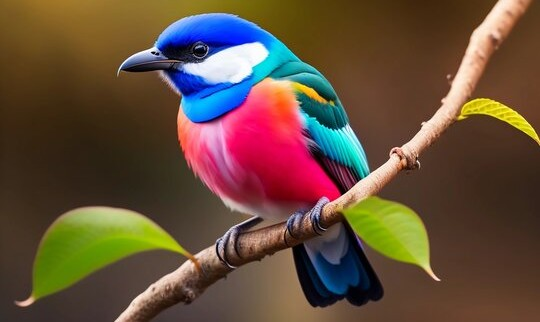
#> input picture bird.jpg, 540 x 322 px
$ python -i segmentasi.py   (imports and definitions only)
#> lines starting #> are read from the running program, lines starting #| are printed output that depends on the picture; after the words box and inside, x2 and y2 are one past the last pixel; in counts of white or black regions, pixels touching at a corner belong together
### morfologi.py
import numpy as np
import cv2

def improve_segmentation(binary):
    kernel = np.ones((18, 18), np.uint8)
    cleaned = cv2.morphologyEx(binary, cv2.MORPH_OPEN, kernel)

    # Sure background area
    sure_bg = cv2.dilate(cleaned, kernel, iterations=3)

    return cleaned, sure_bg

### segmentasi.py
import cv2
import numpy as np
from morfologi import improve_segmentation


def segment_image(image_path):
    # Load image
#> called with image_path = 'bird.jpg'
    image = cv2.imread(image_path)
#> image is the input picture: shape (322, 540, 3); mean B, G, R 59.5, 78, 100.7
    image_rgb = cv2.cvtColor(image, cv2.COLOR_BGR2RGB)

    # Convert to grayscale
    gray = cv2.cvtColor(image, cv2.COLOR_BGR2GRAY)
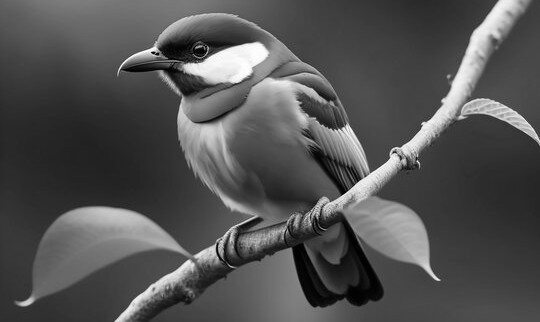
#> gray: shape (322, 540); min 0, max 254, mean 82.7

    # Apply threshold to create binary image
    _, binary = cv2.threshold(gray, 0, 255, cv2.THRESH_BINARY_INV + cv2.THRESH_OTSU)
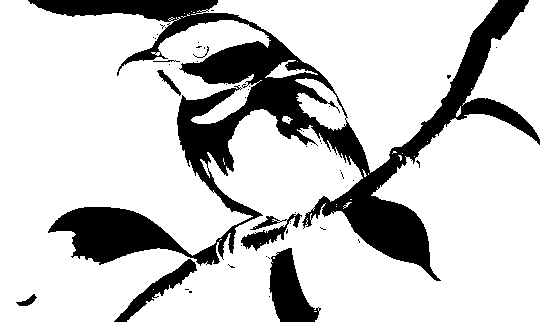
#> binary: shape (322, 540); 79.4% white; 47 black regions (39 under 20 px), largest, box (x1, y1, x2, y2) and area: (28, 0, 540, 281) 31376, (269, 248, 321, 322) 2146, (114, 259, 197, 322) 1121

    # Remove noise with morphological operations
    opening, sure_bg = improve_segmentation(binary)
#> in improve_segmentation, `cleaned = cv2.morphologyEx(binary, cv2.MORPH_OPEN, kernel)`: cleaned: shape (322, 540); 73.8% white; 2 black regions, box (x1, y1, x2, y2) and area: (29, 0, 540, 322) 45380, (17, 295, 38, 307) 106
#> in improve_segmentation, `sure_bg = cv2.dilate(cleaned, kernel, iterations=3)`: sure_bg: shape (322, 540); 99.7% white; 1 black region, box (x1, y1, x2, y2) and area: (232, 74, 278, 89) 521

    # Sure foreground area
    dist_transform = cv2.distanceTransform(opening, cv2.DIST_L2, 5)
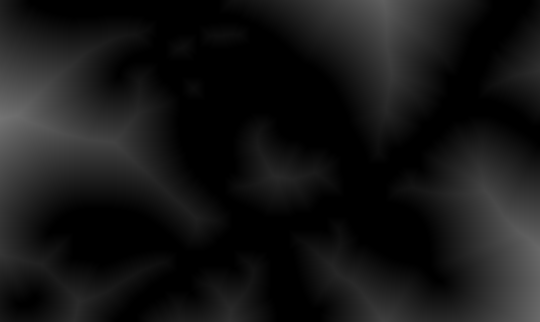
#> dist_transform: shape (322, 540) float32; min 0, max 115.6, mean 21.9
    _, sure_fg = cv2.threshold(dist_transform, 0.7 * dist_transform.max(), 255, 0)
#> sure_fg: shape (322, 540) float32; 3.2% white; 3 white regions, box (x1, y1, x2, y2) and area: (0, 81, 59, 163) 2771, (506, 219, 540, 322) 2344, (359, 0, 399, 24) 499

    # Unknown region
    sure_fg = np.uint8(sure_fg)
    unknown = cv2.subtract(sure_bg, sure_fg)
#> unknown: shape (322, 540); 96.5% white; 4 black regions, box (x1, y1, x2, y2) and area: (0, 81, 59, 163) 2771, (506, 219, 540, 322) 2344, (232, 74, 278, 89) 521, (359, 0, 399, 24) 499

    # Marker labelling
    _, markers = cv2.connectedComponents(sure_fg)
#> markers: shape (322, 540) int32; 4 distinct labels, from 0 to 3

    # Add one to all labels so that sure background is not 0
    markers = markers + 1
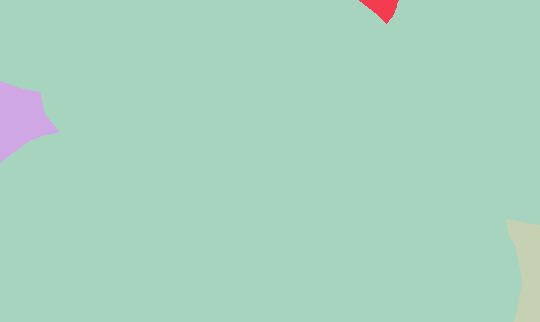
#> markers: shape (322, 540) int32; 4 distinct labels, from 1 to 4; one colour per label, 0 black

    # Mark the unknown region with 0
    markers[unknown == 255] = 0
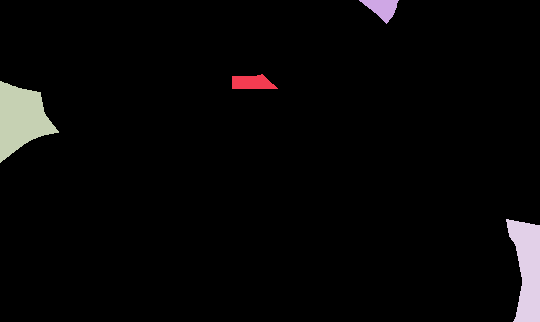
#> markers: shape (322, 540) int32; 5 distinct labels, from 0 to 4; one colour per label, 0 black

    # Apply the Watershed algorithm
    markers = cv2.watershed(image, markers)
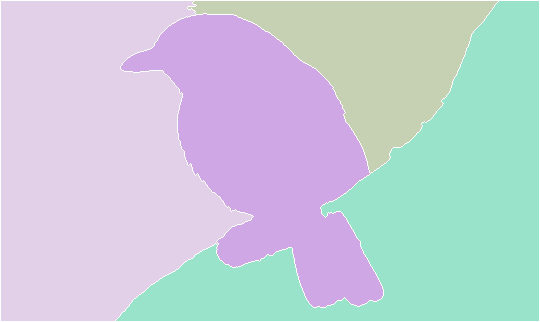
#> markers: shape (322, 540) int32; 5 distinct labels, from -1 to 4; one colour per label, 0 black, -1 white

    # Mask for the segmented object
    object_mask = np.zeros_like(markers, dtype=np.uint8)
    object_mask[markers == 1] = 255  # Keep only the object area (markers == 1)

    # Apply the mask to the original image
    segmented_object = cv2.bitwise_and(image_rgb, image_rgb, mask=object_mask)
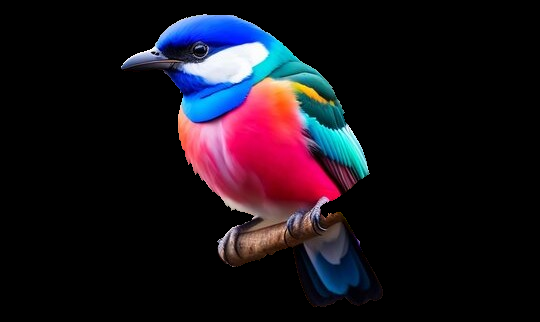
#> segmented_object: shape (322, 540, 3); mean R, G, B 24.9, 18.3, 26.3

    return image_rgb, segmented_object

>>> result = segment_image('bird.jpg')
